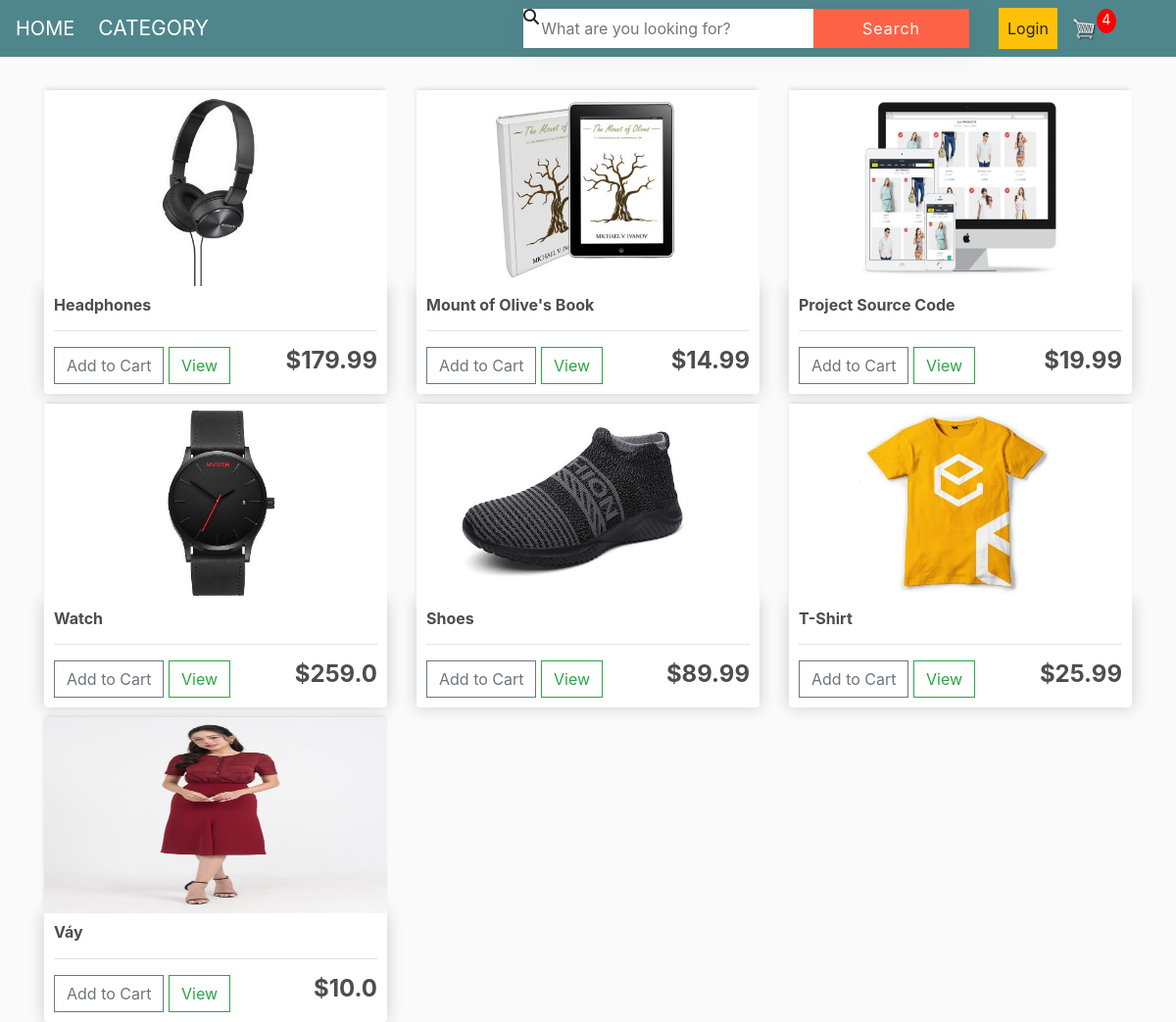
Screenshot of / (signed in) with the database file from the repository.
### store/models.py (models this page shows, shortened)
class Product(models.Model):
	name = models.CharField(max_length=200)
	price = models.FloatField()
	digital = models.BooleanField(default=False,null=True, blank=True)
	image = models.ImageField(null=True, blank=True)
	@property
	def imageURL(self):
		try:
			url = self.image.url
		except:
			url = ''
		return url

### store/views.py (the view)
# urls.py: path('', include('store.urls')),
def store(request):
	data = cartData(request)
	cartItems = data['cartItems']
	products = Product.objects.all()
	context = {'products':products, 'cartItems':cartItems}
	return render(request, 'store/store.html', context)

### store/models.py (called while the page is built)
	@property
	def get_cart_items(self):
		orderitems = self.orderitem_set.all()
		total = sum([item.quantity for item in orderitems])
		return total

### store/utils.py (called while the page is built)
def cartData(request):
	if request.user.is_authenticated:
		customer = request.user.customer
		order, created = Order.objects.get_or_create(customer=customer, complete=False)
		items = order.orderitem_set.all()
		cartItems = order.get_cart_items
	else:
		cookieData = cookieCart(request)
		cartItems = cookieData['cartItems']
		order = cookieData['order']
		items = cookieData['items']
	return {'cartItems':cartItems ,'order':order, 'items':items}

### store/templates/store/store.html
{% extends 'store/main.html' %}
{% load static %}
{% block content %}
	<div class="row">
		{% for product in products %}
		<div class="col-lg-4">
			<img class="thumbnail" src="{{product.imageURL}}">
			<div class="box-element product" id="box-product-list">
				<h6><strong>{{product.name}}</strong></h6>
				<hr>
				<button data-product="{{product.id}}" data-action="add" class="btn btn-outline-secondary add-btn update-cart">Add to Cart</button>
				<a class="btn btn-outline-success" href="#">View</a>
				<h4 style="display: inline-block; float: right"><strong>${{product.price}}</strong></h4>
			</div>
		</div>
		{% endfor %}
	</div>
{% endblock content %}

### static/css/main.css (style rules this page uses)
body { background-color: hsl(0, 0%, 98%); }
h1,h2,h3,h4,h5,h6 { color:hsl(0, 0%, 30%); }
.box-element { box-shadow:hsl(0, 0%, 80%) 0 0 16px; background-color: #fff; border-radius: 4px; padding: 10px; }
.thumbnail { width: 100%; height: 200px; -webkit-box-shadow: -1px -3px 5px -2px rgba(214,214,214,1); -moz-box-shadow: -1px -3px 5px -2px rgba(214,214,214,1); box-shadow: -1px -3px 5px -2px rgba(214,214,214,1); }
.product { border-radius: 0 0 4px 4px; }
.col-lg-4, .col-lg-6, .col-lg-8, .col-lg-12 { margin-top: 10px; }
.btn { border-radius: 0; }

### rows the page displays
Product: imageURL (picture), name "Headphones", price "179.99"
Product: imageURL (picture), name "Mount of Olive's Book", price "14.99"
Product: imageURL (picture), name "Project Source Code", price "19.99"
Product: imageURL (picture), name "Watch", price "259.0"
Product: imageURL (picture), name "Shoes", price "89.99"
Product: imageURL (picture), name "T-Shirt", price "25.99"
Product: imageURL (picture), name "Váy", price "10.0"

### other values shown
{{ cartItems }} "4"
